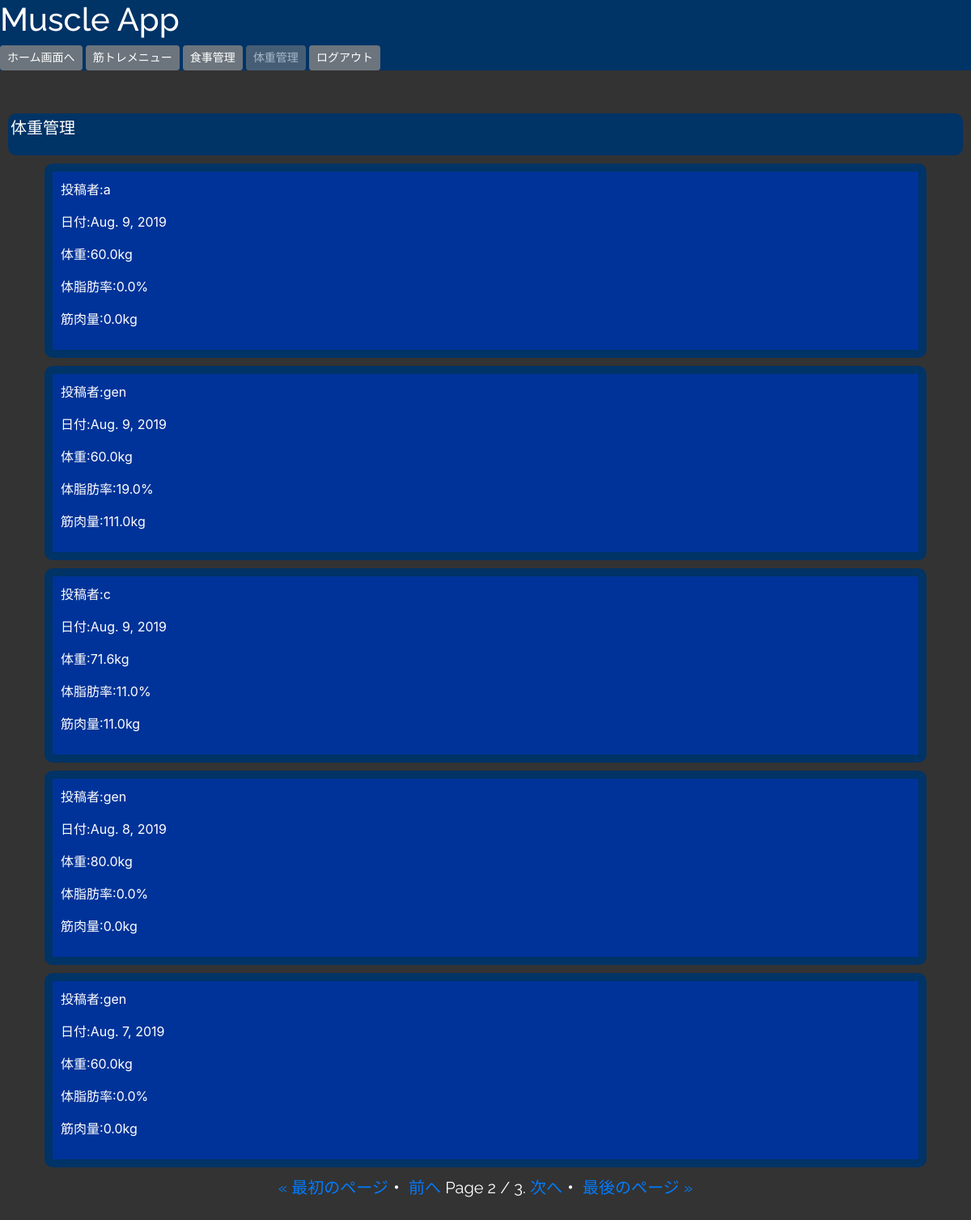
/timeline/body/?page=2 (signed in), run on the app's committed database.
### muscleapp/models.py (models this page shows)
class BodyModel(models.Model):
    weight = models.FloatField()
    percent_body_fat = models.FloatField(default=0)
    muscle_mass = models.FloatField(default=0)
    date = models.DateField(default=localdate())
    maintenance_calorie = models.FloatField(default=0)
    cutting_calorie = models.FloatField(default=0)
    increasing_calorie = models.FloatField(default=0)
    author = models.CharField(max_length=100)

### muscleapp/views.py (the view)
# urls.py: path('timeline/body/', timeline_bodyfunc, name='timeline_body'),
@login_required
def timeline_bodyfunc(request):
    body = BodyModel.objects.order_by('-date').all()
    paginator = Paginator(body, 5)
    page = request.GET.get('page')
    body_data = paginator.get_page(page)
    return render(request, 'timeline_body.html', {'body_data': body_data})

### templates/timeline_body.html (shortened to what this page needs)
{% extends 'base_afterlogin.html' %}
{% block customcss %}
{% load static %}
<link rel="stylesheet" type="text/css" href="{% static 'timeline.css' %}">
{% endblock customcss %}
{% block header %}
<h1>Muscle App</h1>
    <a href="{% url 'home' %}" class="btn btn-secondary btn-sm">ホーム画面へ</a>
    <a href="{% url 'timeline_workout' %}" class="btn btn-secondary btn-sm">筋トレメニュー</a>
    <a href="{% url 'timeline_diet' %}" class="btn btn-secondary btn-sm">食事管理</a>
    <a href="{% url 'timeline_body' %}" class="btn btn-secondary disabled btn-sm">体重管理</a>
{% endblock header %}
{% block content %}
<div class="menu">
    <p>体重管理</p>
</div>
{% for item in body_data %}
<div class="container">
<div class="info">
    <p>投稿者:{{ item.author }}</p>
    <p>日付:{{ item.date }}</p>
    <p>体重:{{ item.weight }}kg</p>
    <p>体脂肪率:{{ item.percent_body_fat }}%</p>
    <p>筋肉量:{{ item.muscle_mass }}kg</p>
</div>
</div>
{% endfor %}
{% endblock content %}
{% block paginator %}
<span class="step-links">
        {% if body_data.has_previous %}
            <a href="?page=1">&laquo; 最初のページ</a>・
            <a href="?page={{ body_data.previous_page_number }}">前へ</a>
        {% endif %}
        <span class="current">
            Page {{ body_data.number }} / {{ body_data.paginator.num_pages }}.
        </span>
        {% if body_data.has_next %}
            <a href="?page={{ body_data.next_page_number }}">次へ</a>・
            <a href="?page={{ body_data.paginator.num_pages }}">最後のページ &raquo;</a>
        {% endif %}
</span>
{% endblock paginator %}

### static/timeline.css (style rules this page uses)
body { background-color: #333333; color: #fff }
.menu { background-color: #003366; font-size: 20px; padding: 3px; margin: 10px; border-radius: 10px; }
.info { padding: 10px; border-radius: 10px; background-color: #003399; margin: 10px; border: 10px solid #003366; }
.step-links { display: block; text-align: center; padding: 0 0 40px 0; font-size: 20px; font-family: 'Raleway', sans-serif; }

### data on the page
BodyModel: author "a", date "Aug. 9, 2019", weight "60.0", percent_body_fat "0.0", muscle_mass "0.0"
BodyModel: author "gen", date "Aug. 9, 2019", weight "60.0", percent_body_fat "19.0", muscle_mass "111.0"
BodyModel: author "c", date "Aug. 9, 2019", weight "71.6", percent_body_fat "11.0", muscle_mass "11.0"
BodyModel: author "gen", date "Aug. 8, 2019", weight "80.0", percent_body_fat "0.0", muscle_mass "0.0"
BodyModel: author "gen", date "Aug. 7, 2019", weight "60.0", percent_body_fat "0.0", muscle_mass "0.0"

### other printed values
{{ body_data.number }} "2"
{{ body_data.paginator.num_pages }} "3"
